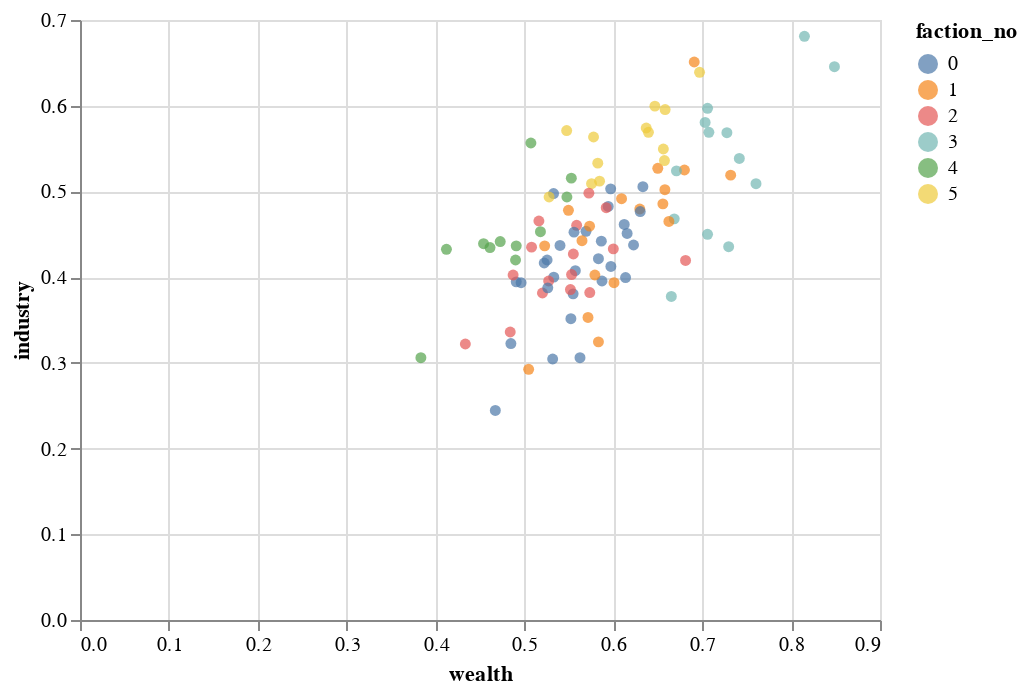

The cell this chart's notebook holds for it:
### Markdown cell above
## Other attributes that get added
These items aren't used to calculate factions as they refer to resources, not values. These are calculated at the creation of a `pop` and later can be updated. 

* `industry` = `aggression` + `constitution`
* `wealth` = sum(`literacy` + `industry`)/2

### Code cell
chart = alt.Chart(pops).mark_circle().encode(x='wealth',y='industry',color='faction_no:N')
chart

### Figure 1 — Vega-Lite specification as saved in the notebook (floating-point values rounded to 4 significant figures)
{"config": {"view": {"continuousWidth": 400, "continuousHeight": 300}}, "data": {"name": "data-91f39f13323ac7f1f54ab74071e4cef2"}, "mark": "circle", "encoding": {"color": {"type": "nominal", "field": "faction_no"}, "x": {"type": "quantitative", "field": "wealth"}, "y": {"type": "quantitative", "field": "industry"}}, "$schema": "https://vega.github.io/schema/vega-lite/v4.8.1.json", "datasets": {"data-91f39f13323ac7f1f54ab74071e4cef2": [{"conformity": 0.479, "literacy": 0.755, "aggression": 0.7, "constitution": 0.578, "faction_no": 5, "industry": 0.639, "wealth": 0.697, "target_score": -0.179}, {"conformity": 0.478, "literacy": 0.647, "aggression": 0.449, "constitution": 0.196, "faction_no": 0, "industry": 0.3225, "wealth": 0.4848, "target_score": 0.073}, {"conformity": 0.377, "literacy": 0.729, "aggression": 0.55, "constitution": 0.211, "faction_no": 0, "industry": 0.3805, "wealth": 0.5547, "target_score": 0.073}, {"conformity": 0.23, "literacy": 0.458, "aggression": 0.492, "constitution": 0.621, "faction_no": 4, "industry": 0.5565, "wealth": 0.5072, "target_score": 0.278}, {"conformity": 0.414, "literacy": 0.815, "aggression": 0.833, "constitution": 0.361, "faction_no": 3, "industry": 0.597, "wealth": 0.706, "target_score": -0.247}, {"conformity": 0.386, "literacy": 0.685, "aggression": 0.594, "constitution": 0.313, "faction_no": 0, "industry": 0.4535, "wealth": 0.5693, "target_score": 0.02}, {"conformity": 0.514, "literacy": 1.024, "aggression": 0.48, "constitution": 0.391, "faction_no": 3, "industry": 0.4355, "wealth": 0.7298, "target_score": 0.006}, {"conformity": 0.462, "literacy": 0.808, "aggression": 0.604, "constitution": 0.271, "faction_no": 0, "industry": 0.4375, "wealth": 0.6228, "target_score": -0.066}, {"conformity": 0.375, "literacy": 0.706, "aggression": 0.586, "constitution": 0.379, "faction_no": 0, "industry": 0.4825, "wealth": 0.5942, "target_score": 0.039}, {"conformity": 0.28, "literacy": 0.835, "aggression": 0.49, "constitution": 0.56, "faction_no": 1, "industry": 0.525, "wealth": 0.68, "target_score": 0.23}, {"conformity": 0.32, "literacy": 0.602, "aggression": 0.566, "constitution": 0.421, "faction_no": 4, "industry": 0.4935, "wealth": 0.5477, "target_score": 0.114}, {"conformity": 0.428, "literacy": 0.818, "aggression": 0.649, "constitution": 0.399, "faction_no": 3, "industry": 0.524, "wealth": 0.671, "target_score": -0.077}, {"conformity": 0.478, "literacy": 0.779, "aggression": 0.468, "constitution": 0.323, "faction_no": 0, "industry": 0.3955, "wealth": 0.5873, "target_score": 0.054}, {"conformity": 0.7, "literacy": 0.763, "aggression": 0.658, "constitution": 0.441, "faction_no": 5, "industry": 0.5495, "wealth": 0.6562, "target_score": -0.358}, {"conformity": 0.574, "literacy": 0.592, "aggression": 0.667, "constitution": 0.46, "faction_no": 5, "industry": 0.5635, "wealth": 0.5777, "target_score": -0.241}, {"conformity": 0.466, "literacy": 0.659, "aggression": 0.298, "constitution": 0.465, "faction_no": 2, "industry": 0.3815, "wealth": 0.5202, "target_score": 0.236}, {"conformity": 0.453, "literacy": 0.828, "aggression": 0.611, "constitution": 0.188, "faction_no": 0, "industry": 0.3995, "wealth": 0.6138, "target_score": -0.064}, {"conformity": 0.494, "literacy": 0.599, "aggression": 0.568, "constitution": 0.219, "faction_no": 0, "industry": 0.3935, "wealth": 0.4962, "target_score": -0.062}, {"conformity": 0.44, "literacy": 0.524, "aggression": 0.64, "constitution": 0.502, "faction_no": 5, "industry": 0.571, "wealth": 0.5475, "target_score": -0.08}, {"conformity": 0.391, "literacy": 0.707, "aggression": 0.578, "constitution": 0.237, "faction_no": 0, "industry": 0.4075, "wealth": 0.5573, "target_score": 0.031}, {"conformity": 0.25, "literacy": 0.609, "aggression": 0.354, "constitution": 0.519, "faction_no": 1, "industry": 0.4365, "wealth": 0.5228, "target_score": 0.396}, {"conformity": 0.388, "literacy": 0.887, "aggression": 0.606, "constitution": 0.531, "faction_no": 3, "industry": 0.5685, "wealth": 0.7278, "target_score": 0.006}, {"conformity": 0.372, "literacy": 0.945, "aggression": 0.387, "constitution": 0.651, "faction_no": 1, "industry": 0.519, "wealth": 0.732, "target_score": 0.241}, {"conformity": 0.585, "literacy": 0.545, "aggression": 0.352, "constitution": 0.292, "faction_no": 2, "industry": 0.322, "wealth": 0.4335, "target_score": 0.063}, {"conformity": 0.303, "literacy": 0.469, "aggression": 0.426, "constitution": 0.452, "faction_no": 4, "industry": 0.439, "wealth": 0.454, "target_score": 0.271}, {"conformity": 0.425, "literacy": 0.945, "aggression": 0.489, "constitution": 0.588, "faction_no": 3, "industry": 0.5385, "wealth": 0.7417, "target_score": 0.086}, {"conformity": 0.227, "literacy": 0.621, "aggression": 0.42, "constitution": 0.536, "faction_no": 1, "industry": 0.478, "wealth": 0.5495, "target_score": 0.353}, {"conformity": 0.246, "literacy": 0.79, "aggression": 0.395, "constitution": 0.311, "faction_no": 1, "industry": 0.353, "wealth": 0.5715, "target_score": 0.359}, {"conformity": 0.448, "literacy": 0.666, "aggression": 0.461, "constitution": 0.339, "faction_no": 0, "industry": 0.4, "wealth": 0.533, "target_score": 0.091}, {"conformity": 0.532, "literacy": 0.581, "aggression": 0.464, "constitution": 0.406, "faction_no": 2, "industry": 0.435, "wealth": 0.508, "target_score": 0.004}, {"conformity": 0.391, "literacy": 0.962, "aggression": 0.639, "constitution": 0.261, "faction_no": 3, "industry": 0.45, "wealth": 0.706, "target_score": -0.03}, {"conformity": 0.258, "literacy": 0.953, "aggression": 0.47, "constitution": 0.285, "faction_no": 3, "industry": 0.3775, "wealth": 0.6652, "target_score": 0.272}, {"conformity": 0.377, "literacy": 0.691, "aggression": 0.615, "constitution": 0.391, "faction_no": 0, "industry": 0.503, "wealth": 0.597, "target_score": 0.008}, {"conformity": 0.41, "literacy": 0.392, "aggression": 0.391, "constitution": 0.474, "faction_no": 4, "industry": 0.4325, "wealth": 0.4123, "target_score": 0.199}, {"conformity": 0.352, "literacy": 0.687, "aggression": 0.421, "constitution": 0.464, "faction_no": 1, "industry": 0.4425, "wealth": 0.5648, "target_score": 0.227}, {"conformity": 0.246, "literacy": 0.731, "aggression": 0.598, "constitution": 0.286, "faction_no": 0, "industry": 0.442, "wealth": 0.5865, "target_score": 0.156}, {"conformity": 0.4, "literacy": 0.78, "aggression": 0.396, "constitution": 0.563, "faction_no": 1, "industry": 0.4795, "wealth": 0.6298, "target_score": 0.204}, {"conformity": 0.273, "literacy": 0.826, "aggression": 0.623, "constitution": 0.538, "faction_no": 3, "industry": 0.5805, "wealth": 0.7032, "target_score": 0.104}, {"conformity": 0.337, "literacy": 0.745, "aggression": 0.659, "constitution": 0.184, "faction_no": 0, "industry": 0.4215, "wealth": 0.5833, "target_score": 0.004}, {"conformity": 0.447, "literacy": 0.765, "aggression": 0.337, "constitution": 0.427, "faction_no": 2, "industry": 0.382, "wealth": 0.5735, "target_score": 0.216}, {"conformity": 0.449, "literacy": 0.657, "aggression": 0.422, "constitution": 0.499, "faction_no": 2, "industry": 0.4605, "wealth": 0.5588, "target_score": 0.129}, {"conformity": 0.483, "literacy": 0.759, "aggression": 0.41, "constitution": 0.199, "faction_no": 0, "industry": 0.3045, "wealth": 0.5317, "target_score": 0.107}, {"conformity": 0.263, "literacy": 0.826, "aggression": 0.444, "constitution": 0.527, "faction_no": 1, "industry": 0.4855, "wealth": 0.6558, "target_score": 0.293}, {"conformity": 0.511, "literacy": 0.643, "aggression": 0.559, "constitution": 0.315, "faction_no": 0, "industry": 0.437, "wealth": 0.54, "target_score": -0.07}, {"conformity": 0.241, "literacy": 0.461, "aggression": 0.304, "constitution": 0.308, "faction_no": 4, "industry": 0.306, "wealth": 0.3835, "target_score": 0.455}, {"conformity": 0.488, "literacy": 0.587, "aggression": 0.524, "constitution": 0.265, "faction_no": 0, "industry": 0.3945, "wealth": 0.4908, "target_score": -0.012}, {"conformity": 0.461, "literacy": 0.753, "aggression": 0.482, "constitution": 0.221, "faction_no": 0, "industry": 0.3515, "wealth": 0.5523, "target_score": 0.057}, {"conformity": 0.409, "literacy": 0.784, "aggression": 0.557, "constitution": 0.396, "faction_no": 0, "industry": 0.4765, "wealth": 0.6302, "target_score": 0.034}, {"conformity": 0.137, "literacy": 0.628, "aggression": 0.532, "constitution": 0.301, "faction_no": 0, "industry": 0.4165, "wealth": 0.5222, "target_score": 0.331}, {"conformity": 0.479, "literacy": 1.012, "aggression": 0.68, "constitution": 0.338, "faction_no": 3, "industry": 0.509, "wealth": 0.7605, "target_score": -0.159}, {"conformity": 0.564, "literacy": 0.869, "aggression": 0.549, "constitution": 0.387, "faction_no": 3, "industry": 0.468, "wealth": 0.6685, "target_score": -0.113}, {"conformity": 0.288, "literacy": 0.814, "aggression": 0.504, "constitution": 0.5, "faction_no": 1, "industry": 0.502, "wealth": 0.658, "target_score": 0.208}, {"conformity": 0.471, "literacy": 0.703, "aggression": 0.367, "constitution": 0.439, "faction_no": 2, "industry": 0.403, "wealth": 0.553, "target_score": 0.162}, {"conformity": 0.351, "literacy": 0.727, "aggression": 0.519, "constitution": 0.464, "faction_no": 1, "industry": 0.4915, "wealth": 0.6093, "target_score": 0.13}, {"conformity": 0.449, "literacy": 0.78, "aggression": 0.554, "constitution": 0.348, "faction_no": 0, "industry": 0.451, "wealth": 0.6155, "target_score": -0.003}, {"conformity": 0.303, "literacy": 0.568, "aggression": 0.681, "constitution": 0.314, "faction_no": 0, "industry": 0.4975, "wealth": 0.5328, "target_score": 0.016}, {"conformity": 0.504, "literacy": 0.659, "aggression": 0.362, "constitution": 0.429, "faction_no": 2, "industry": 0.3955, "wealth": 0.5272, "target_score": 0.134}, {"conformity": 0.55, "literacy": 0.632, "aggression": 0.228, "constitution": 0.444, "faction_no": 2, "industry": 0.336, "wealth": 0.484, "target_score": 0.222}, {"conformity": 0.173, "literacy": 0.69, "aggression": 0.33, "constitution": 0.159, "faction_no": 0, "industry": 0.2445, "wealth": 0.4672, "target_score": 0.497}, {"conformity": 0.375, "literacy": 0.773, "aggression": 0.468, "constitution": 0.586, "faction_no": 1, "industry": 0.527, "wealth": 0.65, "target_score": 0.157}, {"conformity": 0.395, "literacy": 0.659, "aggression": 0.518, "constitution": 0.387, "faction_no": 0, "industry": 0.4525, "wealth": 0.5557, "target_score": 0.087}, {"conformity": 0.622, "literacy": 0.703, "aggression": 0.44, "constitution": 0.522, "faction_no": 2, "industry": 0.481, "wealth": 0.592, "target_score": -0.062}, {"conformity": 0.494, "literacy": 0.7, "aggression": 0.52, "constitution": 0.628, "faction_no": 5, "industry": 0.574, "wealth": 0.637, "target_score": -0.014}, {"conformity": 0.288, "literacy": 0.717, "aggression": 0.256, "constitution": 0.329, "faction_no": 1, "industry": 0.2925, "wealth": 0.5048, "target_score": 0.456}, {"conformity": 0.46, "literacy": 0.572, "aggression": 0.386, "constitution": 0.419, "faction_no": 2, "industry": 0.4025, "wealth": 0.4872, "target_score": 0.154}, {"conformity": 0.588, "literacy": 0.767, "aggression": 0.474, "constitution": 0.392, "faction_no": 2, "industry": 0.433, "wealth": 0.6, "target_score": -0.062}, {"conformity": 0.472, "literacy": 0.819, "aggression": 0.379, "constitution": 0.233, "faction_no": 0, "industry": 0.306, "wealth": 0.5625, "target_score": 0.149}, {"conformity": 0.447, "literacy": 0.488, "aggression": 0.444, "constitution": 0.425, "faction_no": 4, "industry": 0.4345, "wealth": 0.4612, "target_score": 0.109}, {"conformity": 0.593, "literacy": 0.562, "aggression": 0.623, "constitution": 0.364, "faction_no": 5, "industry": 0.4935, "wealth": 0.5278, "target_score": -0.216}, {"conformity": 0.532, "literacy": 0.943, "aggression": 0.368, "constitution": 0.471, "faction_no": 2, "industry": 0.4195, "wealth": 0.6812, "target_score": 0.1}, {"conformity": 0.394, "literacy": 0.761, "aggression": 0.663, "constitution": 0.348, "faction_no": 0, "industry": 0.5055, "wealth": 0.6333, "target_score": -0.057}, {"conformity": 0.337, "literacy": 0.949, "aggression": 0.843, "constitution": 0.519, "faction_no": 3, "industry": 0.681, "wealth": 0.815, "target_score": -0.18}, {"conformity": 0.436, "literacy": 0.631, "aggression": 0.533, "constitution": 0.307, "faction_no": 0, "industry": 0.42, "wealth": 0.5255, "target_score": 0.031}, {"conformity": 0.284, "literacy": 0.731, "aggression": 0.656, "constitution": 0.646, "faction_no": 1, "industry": 0.651, "wealth": 0.691, "target_score": 0.06}, {"conformity": 0.385, "literacy": 0.71, "aggression": 0.657, "constitution": 0.481, "faction_no": 5, "industry": 0.569, "wealth": 0.6395, "target_score": -0.042}, {"conformity": 0.472, "literacy": 0.504, "aggression": 0.545, "constitution": 0.338, "faction_no": 4, "industry": 0.4415, "wealth": 0.4728, "target_score": -0.017}, {"conformity": 0.433, "literacy": 0.545, "aggression": 0.482, "constitution": 0.391, "faction_no": 4, "industry": 0.4365, "wealth": 0.4908, "target_score": 0.085}, {"conformity": 0.211, "literacy": 1.052, "aggression": 0.758, "constitution": 0.533, "faction_no": 3, "industry": 0.6455, "wealth": 0.8488, "target_score": 0.031}, {"conformity": 0.327, "literacy": 0.59, "aggression": 0.533, "constitution": 0.498, "faction_no": 4, "industry": 0.5155, "wealth": 0.5528, "target_score": 0.14}, {"conformity": 0.305, "literacy": 0.763, "aggression": 0.62, "constitution": 0.303, "faction_no": 0, "industry": 0.4615, "wealth": 0.6122, "target_score": 0.075}, {"conformity": 0.371, "literacy": 0.687, "aggression": 0.329, "constitution": 0.59, "faction_no": 1, "industry": 0.4595, "wealth": 0.5733, "target_score": 0.3}, {"conformity": 0.395, "literacy": 0.694, "aggression": 0.69, "constitution": 0.509, "faction_no": 5, "industry": 0.5995, "wealth": 0.6467, "target_score": -0.085}, {"conformity": 0.301, "literacy": 0.86, "aggression": 0.485, "constitution": 0.445, "faction_no": 1, "industry": 0.465, "wealth": 0.6625, "target_score": 0.214}, {"conformity": 0.469, "literacy": 0.683, "aggression": 0.327, "constitution": 0.527, "faction_no": 2, "industry": 0.427, "wealth": 0.555, "target_score": 0.204}, {"conformity": 0.466, "literacy": 0.665, "aggression": 0.536, "constitution": 0.239, "faction_no": 0, "industry": 0.3875, "wealth": 0.5262, "target_score": -0.002}, {"conformity": 0.513, "literacy": 0.567, "aggression": 0.33, "constitution": 0.601, "faction_no": 2, "industry": 0.4655, "wealth": 0.5162, "target_score": 0.157}, {"conformity": 0.579, "literacy": 0.642, "aggression": 0.585, "constitution": 0.433, "faction_no": 5, "industry": 0.509, "wealth": 0.5755, "target_score": -0.164}, {"conformity": 0.596, "literacy": 0.779, "aggression": 0.594, "constitution": 0.478, "faction_no": 5, "industry": 0.536, "wealth": 0.6575, "target_score": -0.19}, {"conformity": 0.365, "literacy": 0.782, "aggression": 0.551, "constitution": 0.274, "faction_no": 0, "industry": 0.4125, "wealth": 0.5973, "target_score": 0.084}, {"conformity": 0.439, "literacy": 0.647, "aggression": 0.448, "constitution": 0.548, "faction_no": 2, "industry": 0.498, "wealth": 0.5725, "target_score": 0.113}, {"conformity": 0.386, "literacy": 0.56, "aggression": 0.463, "constitution": 0.377, "faction_no": 4, "industry": 0.42, "wealth": 0.49, "target_score": 0.151}, {"conformity": 0.488, "literacy": 0.657, "aggression": 0.594, "constitution": 0.43, "faction_no": 5, "industry": 0.512, "wealth": 0.5845, "target_score": -0.082}, {"conformity": 0.391, "literacy": 0.846, "aggression": 0.798, "constitution": 0.34, "faction_no": 3, "industry": 0.569, "wealth": 0.7075, "target_score": -0.189}, {"conformity": 0.281, "literacy": 0.583, "aggression": 0.513, "constitution": 0.393, "faction_no": 4, "industry": 0.453, "wealth": 0.518, "target_score": 0.206}, {"conformity": 0.411, "literacy": 0.808, "aggression": 0.339, "constitution": 0.448, "faction_no": 1, "industry": 0.3935, "wealth": 0.6008, "target_score": 0.25}, {"conformity": 0.33, "literacy": 0.842, "aggression": 0.325, "constitution": 0.324, "faction_no": 1, "industry": 0.3245, "wealth": 0.5833, "target_score": 0.345}, {"conformity": 0.564, "literacy": 0.632, "aggression": 0.603, "constitution": 0.463, "faction_no": 5, "industry": 0.533, "wealth": 0.5825, "target_score": -0.167}, {"conformity": 0.494, "literacy": 0.718, "aggression": 0.432, "constitution": 0.339, "faction_no": 2, "industry": 0.3855, "wealth": 0.5517, "target_score": 0.074}, {"conformity": 0.282, "literacy": 0.756, "aggression": 0.366, "constitution": 0.439, "faction_no": 1, "industry": 0.4025, "wealth": 0.5793, "target_score": 0.352}, {"conformity": 0.419, "literacy": 0.721, "aggression": 0.716, "constitution": 0.475, "faction_no": 5, "industry": 0.5955, "wealth": 0.6583, "target_score": -0.135}]}}
